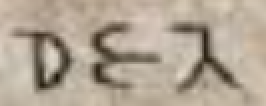
#> input picture test_img/script_11.png, 133 x 53 px, found by its file name (shown 2 times larger)
$ jupyter execute --allow-errors Brahmi_Script_Translation.ipynb
#> lines starting #> are read from the running program, lines starting #| are printed output that depends on the picture; after the words box and inside, x2 and y2 are one past the last pixel; in counts of white or black regions, pixels touching at a corner belong together
#> further down, image is the input picture: shape (53, 133, 3); mean B, G, R 147.3, 163.7, 176.6
[cell 1]
import cv2
import numpy as np
import matplotlib.pyplot as plt
import os
import tensorflow as tf
from tensorflow.keras.preprocessing.image import ImageDataGenerator
from tensorflow.keras.preprocessing import image
from tensorflow.keras.optimizers import RMSprop
import json
import re
from sklearn.metrics import accuracy_score
import seaborn as sns

[cell 2]
#Preprocessing Script Inscription Image
# Skew Correctio Function
def correct_skew(image, delta=1, limit=5):
#> called with delta = 1, limit = 5
    def determine_score(arr, angle):
        data = cv2.rotate(arr, angle)
        histogram = np.sum(data, axis=1)
        score = np.sum((histogram[1:] - histogram[:-1]) ** 2)
        return histogram, score

    gray = cv2.cvtColor(image, cv2.COLOR_BGR2GRAY)
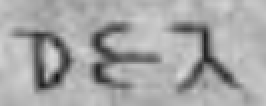
#> gray: shape (53, 133) (shown 2 times larger); min 19, max 217, mean 165.7
    thresh = cv2.threshold(gray, 0, 255, cv2.THRESH_BINARY_INV + cv2.THRESH_OTSU)[1]
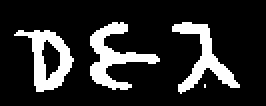
#> thresh: shape (53, 133) (shown 2 times larger); 17.1% white; 4 white regions (1 under 20 px), largest, box (x1, y1, x2, y2) and area: (45, 11, 80, 45) 429, (7, 15, 37, 46) 395, (86, 11, 120, 47) 381

    scores = []
    angles = np.arange(-limit, limit + delta, delta)
    for angle in angles:
        histogram, score = determine_score(thresh, angle)
        scores.append(score)
#> this loop made 11 passes
#> score on passes 1 to 11: 123316200, 114749064, 114749064, 114749064, 114749064, 75559050, 112623300, 75559050, 833925564, 833966584, 833925564
#> after the loop, scores = [123316200, 114749064, 114749064, 114749064, 114749064, 75559050, 112623300, 75559050, 833925564, 833966584, 833925564]

    best_angle = angles[scores.index(max(scores))]
#> best_angle = 4

    (h, w) = image.shape[:2]
#> h = 53; w = 133
    center = (w // 2, h // 2)
#> center = (66, 26)
    M = cv2.getRotationMatrix2D(center, best_angle, 1.0)
#> M = [[0.998, 0.0698, -1.65], [-0.0698, 0.998, 4.67]]
    rotated = cv2.warpAffine(image, M, (w, h), flags=cv2.INTER_CUBIC, borderMode=cv2.BORDER_REPLICATE)
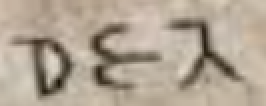
#> rotated: shape (53, 133, 3) (shown 2 times larger); mean B, G, R 146.8, 163.2, 176.3

    return best_angle, rotated

image = cv2.imread('script_11.png')
plt.imshow(cv2.cvtColor(image, cv2.COLOR_BGR2RGB))
plt.show()

# Skew correction
angle, rotated = correct_skew(image)
#> angle = 4
print(angle)
#| 4
cv2.imwrite('rotated.jpg', rotated)


# Convert to grayscale
gray = cv2.cvtColor(image, cv2.COLOR_BGR2GRAY)
plt.imshow(gray, cmap='gray')
plt.show()

# Median blur
filter1 = cv2.medianBlur(gray, 5)
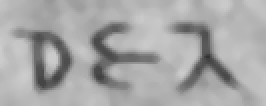
#> filter1: shape (53, 133) (shown 2 times larger); min 51, max 204, mean 166.5

# Gaussian blur
filter2 = cv2.GaussianBlur(filter1, (5, 5), 0)

# Denoising
dst = cv2.fastNlMeansDenoising(filter2, None, 17, 9, 17)
# plt.imshow(dst, cmap='gray')
plt.show()

# Binarization
th1 = cv2.adaptiveThreshold(dst, 255, cv2.ADAPTIVE_THRESH_GAUSSIAN_C, cv2.THRESH_BINARY, 11, 2)
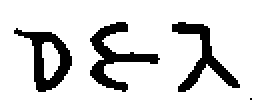
#> th1: shape (53, 133) (shown 2 times larger); 84.7% white; 4 black regions (1 under 20 px), largest, box (x1, y1, x2, y2) and area: (45, 11, 80, 46) 381, (7, 14, 36, 46) 355, (86, 11, 120, 46) 342
plt.imshow(th1, cmap='gray')
plt.show()

# Save preprocessed image
cv2.imwrite('PreProcessed.jpg', th1)
#> Out = True

[cell 3]
#Character Segmentation by contour detection
image = cv2.imread("PreProcessed.jpg")
#> image: shape (53, 133, 3); min 0, max 255, mean 215.9

gray = cv2.cvtColor(image, cv2.COLOR_BGR2GRAY)

_, thresh = cv2.threshold(gray, 0, 255, cv2.THRESH_BINARY_INV + cv2.THRESH_OTSU)

# Apply dilation to enhance the contours
kernel = np.ones((3,3), np.uint8)
dilated = cv2.dilate(thresh, kernel, iterations=1)
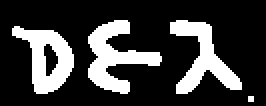
#> dilated: shape (53, 133) (shown 2 times larger); 23.6% white; 4 white regions (1 under 20 px)

# Find contours in the dilated image
contours, _ = cv2.findContours(dilated, cv2.RETR_EXTERNAL, cv2.CHAIN_APPROX_SIMPLE)
#> contours = 4 contours, 1 with area under 20; largest, box (x1, y1, x2, y2) and area: (6, 13, 37, 47) 556, (44, 10, 81, 47) 512, (85, 10, 121, 47) 464

# Draw bounding boxes around each contour
letter_image = image.copy()
for contour in contours:
    x, y, w, h = cv2.boundingRect(contour)
    cv2.rectangle(letter_image, (x, y), (x + w, y + h), (0, 255, 0), 2)
#> this loop made 4 passes
#> (x, y, w, h) on passes 2 to 4: (6, 13, 31, 34), (85, 10, 36, 37), (44, 10, 37, 37)
#> (contour, x, y, w, h) on pass 1: ([[124, 48], [124, 50], [126, 50], [126, 48]], 124, 48, 3, 3)
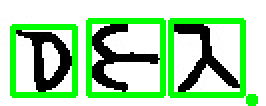
#> letter_image: shape (53, 133, 3) (shown 2 times larger); mean B, G, R 170, 216.7, 170

plt.imshow(cv2.cvtColor(letter_image, cv2.COLOR_BGR2RGB))
plt.axis('off')
plt.show()

cv2.imwrite('box.jpg', letter_image)
#> Out = True

$ run again, with test_img/script_10.png copied over test_img/script_11.png
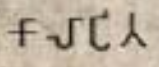
#> input picture test_img/script_10.png, 159 x 67 px, found by its file name
#> image is the input picture: shape (67, 159, 3); mean B, G, R 158.9, 176.3, 189.6
#> in correct_skew, `thresh = cv2.threshold(gray, 0, 255, cv2.THRESH_BINARY_INV + cv2.THRES..`:
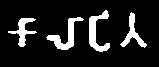
#> thresh: shape (67, 159); 12.4% white; 4 white regions, box (x1, y1, x2, y2) and area: (89, 10, 110, 52) 379, (46, 17, 84, 50) 378, (8, 18, 37, 47) 285, (120, 12, 147, 48) 281
#> the loop in correct_skew, `for angle in angles:` made 11 passes
#> score on passes 1 to 8: 9014300, 2128060, 7898396, 2128060, 2128060, 209900700, 149297400, 209900700
#> after the loop in correct_skew, `for angle in angles:`: scores = [9014300, 2128060, 7898396, 2128060, 2128060, 209900700, 149297400, 209900700, 1202747364, 1203021001, 1202747364]
#> best_angle = 4
#> M = [[0.998, 0.0698, -2.11], [-0.0698, 0.998, 5.59]]
#> angle = 4
#| 4
#> th1: shape (67, 159); 88.6% white; 5 black regions (1 under 20 px), largest, box (x1, y1, x2, y2) and area: (89, 10, 111, 52) 350, (47, 17, 84, 50) 338, (120, 12, 147, 48) 283, (17, 18, 36, 47) 230
#> `cv2.imwrite('PreProcessed.jpg', th1)`: Out = True
#> dilated: shape (67, 159); 17.4% white; 4 white regions
#> contours = 4 contours; box (x1, y1, x2, y2) and area: (88, 9, 112, 53) 455, (46, 16, 85, 51) 440, (119, 11, 148, 49) 382, (8, 17, 37, 48) 327
#> the loop `for contour in contours:` made 4 passes
#> (x, y, w, h) on passes 1 to 4: (8, 17, 29, 31), (46, 16, 39, 35), (119, 11, 29, 38), (88, 9, 24, 44)
#> after the loop `for contour in contours:`:
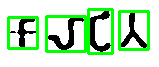
#> letter_image: shape (67, 159, 3); mean B, G, R 188.9, 227.1, 188.9
#> `cv2.imwrite('box.jpg', letter_image)`: Out = True

$ run again, with test_img/script_12.png copied over test_img/script_11.png
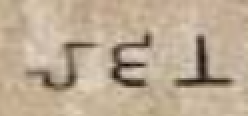
#> input picture test_img/script_12.png, 124 x 58 px, found by its file name (shown 2 times larger)
#> image is the input picture: shape (58, 124, 3); mean B, G, R 147.8, 170.3, 188.6
#> the loop in correct_skew, `for angle in angles:` made 11 passes
#> score on passes 1 to 8: 110652335, 93103535, 107887279, 93103535, 93103535, 74518650, 214972650, 74518650
#> after the loop in correct_skew, `for angle in angles:`: scores = [110652335, 93103535, 107887279, 93103535, 93103535, 74518650, 214972650, 74518650, 450541764, 450541764, 450541764]
#> best_angle = 3
#> M = [[0.999, 0.0523, -1.43], [-0.0523, 0.999, 3.28]]
#> angle = 3
#| 3
#> th1: shape (58, 124); 90.3% white; 5 black regions (2 under 20 px), largest, box (x1, y1, x2, y2) and area: (55, 17, 76, 44) 242, (15, 20, 45, 46) 242, (88, 18, 115, 44) 208
#> `cv2.imwrite('PreProcessed.jpg', th1)`: Out = True
#> dilated: shape (58, 124); 15.7% white; 4 white regions
#> contours = 4 contours, 1 with area under 20; largest, box (x1, y1, x2, y2) and area: (54, 16, 77, 45) 334, (14, 19, 46, 47) 332, (87, 17, 116, 45) 271
#> the loop `for contour in contours:` made 4 passes
#> (x, y, w, h) on passes 1 to 4: (14, 19, 32, 28), (87, 17, 29, 28), (54, 16, 23, 29), (9, 8, 4, 8)
#> after the loop `for contour in contours:`:
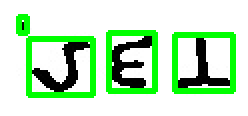
#> letter_image: shape (58, 124, 3) (shown 2 times larger); mean B, G, R 192.9, 230.9, 192.9
#> `cv2.imwrite('box.jpg', letter_image)`: Out = True
